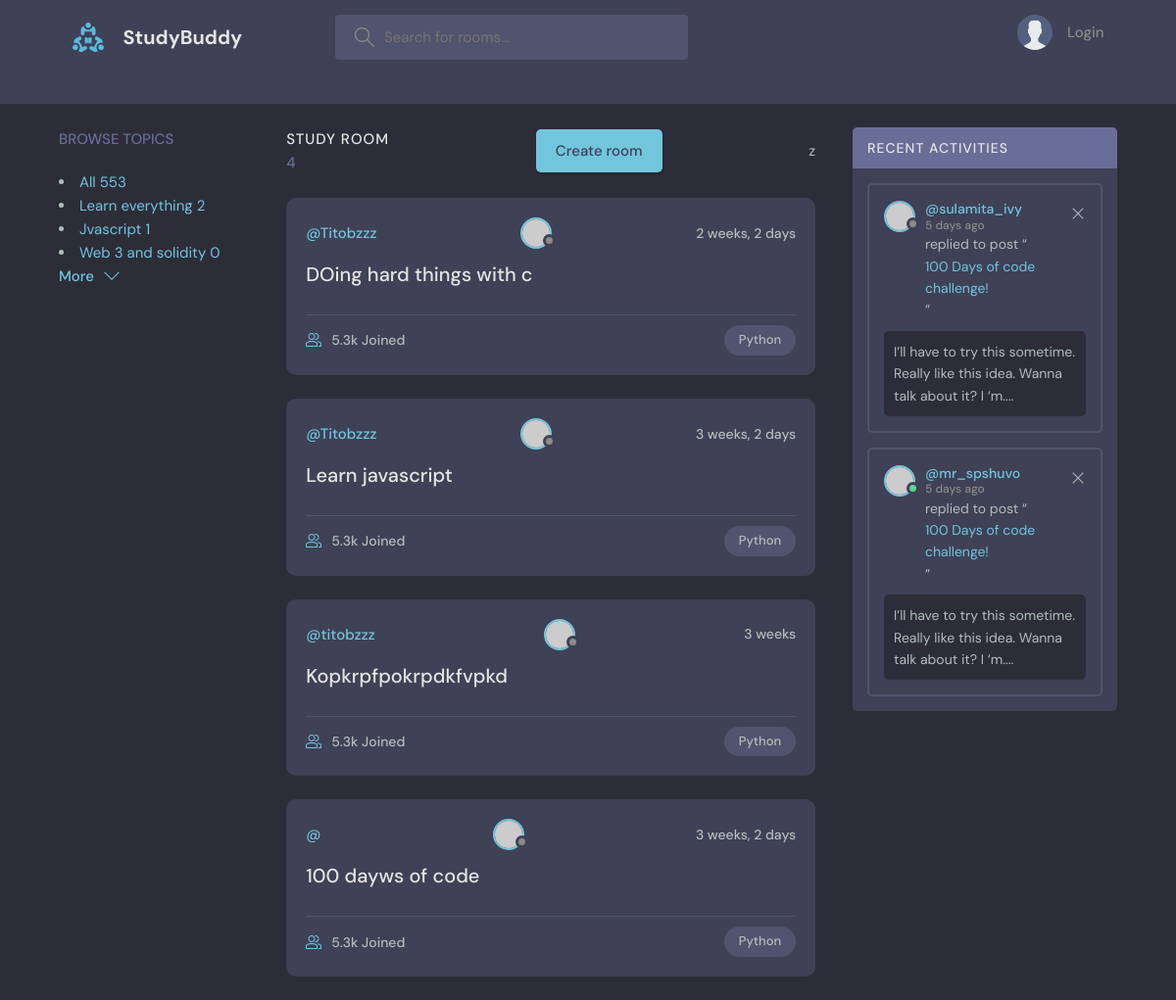
The app's page /, older data.
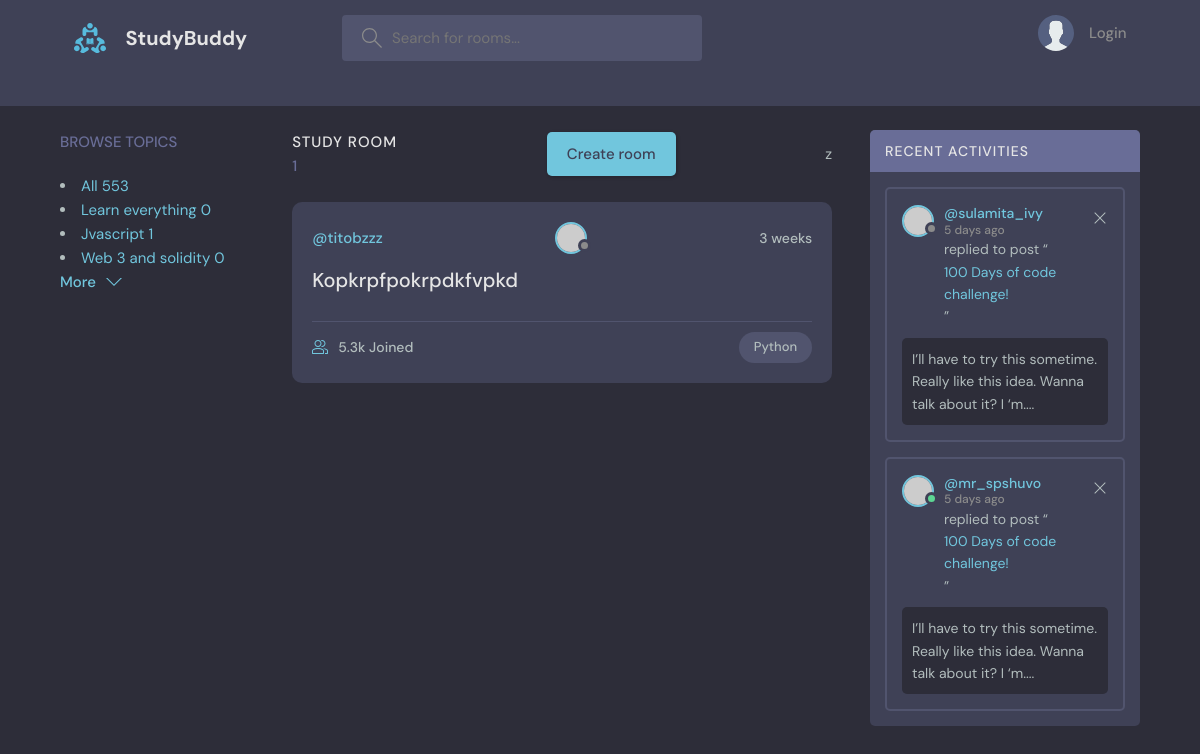
The same page, newer data.
### base/models.py (models this page shows, shortened)
class Topic(models.Model):
    name = models.CharField(max_length=200)

class Room(models.Model):
    host = models.ForeignKey(User, on_delete=models.SET_NULL, null=True)
    topic =  models.ForeignKey(Topic, on_delete=models.SET_NULL, null=True)
    name = models.CharField(max_length=200)
    description = models.TextField(null= True, blank= True)
    participants = models.ManyToManyField(User, related_name='participant', blank=True)
    updated = models.DateTimeField(auto_now = True)
    created = models.DateTimeField(auto_now_add=True)
    class Meta:
        ordering = ['-updated','-created']

### base/views.py (the view)
# urls.py: path('', views.home, name="home"),
def home(request):
    q = request.GET.get('q') if request.GET.get('q') != None else ''
    rooms = Room.objects.filter(
        Q(topic__name__icontains=q) |
        Q(name__icontains=q)  |
        Q(description__icontains=q) )
    topics = Topic.objects.all()
    room_count = rooms.count()
    room_messages = Message.objects.filter(Q(room__topic__name__icontains=q))
    context={
        'rooms' : rooms,
        'topics':topics,
        'room_count':room_count,
        'room_messages':room_messages
        }
    return render(request,'base/home.html', context )

### base/templates/base/home.html (shortened to what this page needs)
{% extends 'main.html' %}
{% block content %}
<main class="header header--loggedIn">
      </div>
    <main class="layout layout--3">
      <div class="container">
        {% include 'base/topic_component.html' %}
        <div class="roomList">
          <div class="roomList__header">
            <div>
              <h2>Study Room</h2>
              <p>{{rooms.count}}</p>
            </div>
            <a class="btn btn--main"  href="{% url 'createRoom' %}" >Create room</a>
        z
          </div>
          {% include 'base/feed_component.html' %}
        </div>
        <div class="activities">
          <div class="activities__header">
            <h2>Recent Activities</h2>
          </div>
          <div class="activities__box">
            <div class="activities__boxHeader roomListRoom__header">
              <a href="profile.html" class="roomListRoom__author">
                <div class="avatar avatar--small">
                  <img src="https://randomuser.me/api/portraits/women/11.jpg" />
                </div>
                <p>
                  @sulamita_ivy
                  <span>5 days ago</span>
                </p>
              </a>
              <div class="roomListRoom__actions">
                <a href="#">
                  <svg version="1.1" xmlns="http://www.w3.org/2000/svg" width="32" height="32" viewBox="0 0 32 32">
                    <title>remove</title>
                    <path
                      d="M27.314 6.019l-1.333-1.333-9.98 9.981-9.981-9.981-1.333 1.333 9.981 9.981-9.981 9.98 1.333 1.333 9.981-9.98 9.98 9.98 1.333-1.333-9.98-9.98 9.98-9.981z"
                    ></path>
                  </svg>
                </a>
              </div>
            </div>
            <div class="activities__boxContent">
              <p>replied to post “<a href="room.html">100 Days of code challenge!</a>”</p>
              <div class="activities__boxRoomContent">
                I’ll have to try this sometime. Really like this idea. Wanna talk about it? I ‘m....
              </div>
            </div>
          </div>
          <div class="activities__box">
            <div class="activities__boxHeader roomListRoom__header">
              <a href="profile.html" class="roomListRoom__author">
                <div class="avatar avatar--small active">
                  <img src="https://randomuser.me/api/portraits/men/13.jpg" />
                </div>
                <p>
                  @mr_spshuvo
                  <span>5 days ago</span>
                </p>
              </a>
              <div class="roomListRoom__actions">
                <a href="#">
                  <svg version="1.1" xmlns="http://www.w3.org/2000/svg" width="32" height="32" viewBox="0 0 32 32">
                    <title>remove</title>
                    <path
                      d="M27.314 6.019l-1.333-1.333-9.98 9.981-9.981-9.981-1.333 1.333 9.981 9.981-9.981 9.98 1.333 1.333 9.981-9.98 9.98 9.98 1.333-1.333-9.98-9.98 9.98-9.981z"
                    ></path>
                  </svg>
                </a>
              </div>
            </div>
            <div class="activities__boxContent">
              <p>replied to post “<a href="room.html">100 Days of code challenge!</a>”</p>
              <div class="activities__boxRoomContent">
                I’ll have to try this sometime. Really like this idea. Wanna talk about it? I ‘m....
              </div>
            </div>
          </div>
        </div>
      </div>
    </main>
{%  endblock content%}

### base/templates/base/topic_component.html (shortened to what this page needs)
<div class="topics">
    <div class="topics__header">
      <h2>Browse Topics</h2>
    </div>
                    <li>
                    <a href="{% url 'home' %}" class="active">All <span>553</span></a>
                 </li>
            {% for topic in topics %}
                  <li>
                    <a href="{% url 'home'  %}?q={{topic.name}}">{{topic.name}}  <span>{{topic.room_set.all.count}}</span> </a>
                  </li>
            {% endfor %}
            <a class="btn btn--link" href="topics.html">
                  More
                  <svg version="1.1" xmlns="http://www.w3.org/2000/svg" width="32" height="32" viewBox="0 0 32 32">
                    <title>chevron-down</title>
                    <path d="M16 21l-13-13h-3l16 16 16-16h-3l-13 13z"></path>
                  </svg>
                </a>
              </div>

### base/templates/base/feed_component.html (shortened to what this page needs)
            {% for room in rooms %}
            <div class="roomListRoom">
                <div class="roomListRoom__header">
                  <a  href="{% url 'userProfile' room.host.id %}" class="roomListRoom__author">@{{room.host.username}}</a>
                                  <div class="avatar avatar--small">
                      <img src="https://randomuser.me/api/portraits/women/11.jpg" />
                    </div>
                  <div class="roomListRoom__actions">
                    <span>{{room.created|timesince}}</span>
                  </div>
                </div>
                <div class="roomListRoom__content">
                  <a href="{% url 'room' room.id %}">{{room.name}}</a>
                </div>
                <div class="roomListRoom__meta">
                  <a href="room.html" class="roomListRoom__joined">
                    5.3k Joined
                  </a>
                  <p class="roomListRoom__topic">Python</p>
                </div>
              </div>
              {% endfor %}

Row changes from the older to the newer data that the page shows:
removed Room: host.username "Titobzzz", created "2 weeks, 2 days", name "DOing hard things with c"
removed Room: host.username "Titobzzz", created "3 weeks, 2 days", name "Learn javascript"
removed Room: created "3 weeks, 2 days", name "100 dayws of code"
computed for Topic "Learn everything": room_set.all.count "2" → "0"
Text that changed along with them:
{{ rooms.count }}: "4" → "1"
